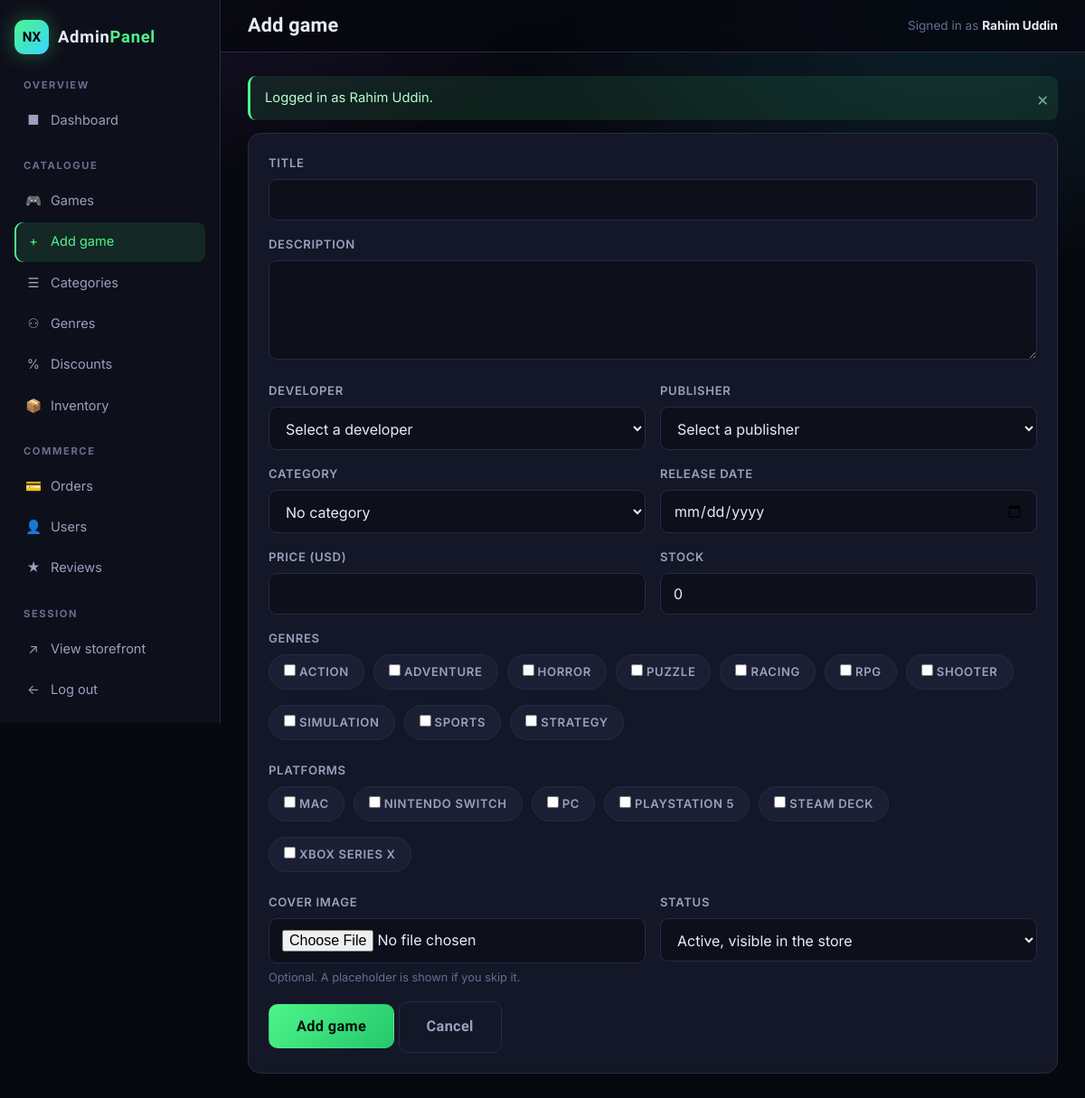
Page /admin/add_game.php (signed in) on the committed database.
### tables this page shows
CREATE TABLE genres (
    genre_id   INT AUTO_INCREMENT PRIMARY KEY,
    genre_name VARCHAR(50) NOT NULL UNIQUE
);

CREATE TABLE platforms (
    platform_id   INT AUTO_INCREMENT PRIMARY KEY,
    platform_name VARCHAR(50) NOT NULL UNIQUE
);

### backend/functions.php (called while the page is built, shortened)
<?php
function e($value) {
    return htmlspecialchars((string)$value, ENT_QUOTES, 'UTF-8');
}
function url($path = '') {
    return BASE_URL . ltrim($path, '/');
}
function all_genres(PDO $pdo)     { return $pdo->query('SELECT * FROM genres ORDER BY genre_name')->fetchAll(); }
function all_platforms(PDO $pdo)  { return $pdo->query('SELECT * FROM platforms ORDER BY platform_name')->fetchAll(); }

### admin/add_game.php (the view, shortened to what this page needs)
<?php
require_once __DIR__ . '/../backend/functions.php';
$old    = [];
$genres     = all_genres($pdo);
$platforms  = all_platforms($pdo);
require __DIR__ . '/header.php';
?>
<form class="panel" method="post" enctype="multipart/form-data">
  <div class="form-row">
    <label for="title">Title</label>
    <input class="input" type="text" id="title" name="title" required value="<?= e($old['title'] ?? '') ?>">
  </div>
  <div class="form-row">
    <label for="description">Description</label>
    <textarea class="input" id="description" name="description" required><?= e($old['description'] ?? '') ?></textarea>
  </div>
  <div class="form-grid-2">
    <div class="form-row">
      <label for="developer_id">Developer</label>
      <select class="input" id="developer_id" name="developer_id" required>
        <option value="">Select a developer</option>
      </select>
    </div>
    <div class="form-row">
      <label for="publisher_id">Publisher</label>
      <select class="input" id="publisher_id" name="publisher_id" required>
        <option value="">Select a publisher</option>
      </select>
    </div>
  </div>
  <div class="form-grid-2">
    <div class="form-row">
      <label for="category_id">Category</label>
      <select class="input" id="category_id" name="category_id">
        <option value="">No category</option>
      </select>
    </div>
    <div class="form-row">
      <label for="release_date">Release date</label>
      <input class="input" type="date" id="release_date" name="release_date" required value="<?= e($old['releaseDate'] ?? '') ?>">
    </div>
  </div>
  <div class="form-grid-2">
    <div class="form-row">
      <label for="price">Price (USD)</label>
      <input class="input" type="number" id="price" name="price" step="0.01" min="0" required value="<?= e($old['price'] ?? '') ?>">
    </div>
    <div class="form-row">
      <label for="stock">Stock</label>
      <input class="input" type="number" id="stock" name="stock" min="0" required value="<?= e($old['stock'] ?? 0) ?>">
    </div>
  </div>
  <div class="form-row">
    <label>Genres</label>
    <div class="chip-row">
      <?php foreach ($genres as $g): ?>
        <label class="chip" style="cursor:pointer">
          <input type="checkbox" name="genres[]" value="<?= (int)$g['genre_id'] ?>"> <?= e($g['genre_name']) ?>
        </label>
      <?php endforeach; ?>
    </div>
  </div>
  <div class="form-row">
    <label>Platforms</label>
    <div class="chip-row">
      <?php foreach ($platforms as $p): ?>
        <label class="chip" style="cursor:pointer">
          <input type="checkbox" name="platforms[]" value="<?= (int)$p['platform_id'] ?>"> <?= e($p['platform_name']) ?>
        </label>
      <?php endforeach; ?>
    </div>
  </div>
  <div class="form-grid-2">
    <div class="form-row">
      <label for="cover">Cover image</label>
      <input class="input" type="file" id="cover" name="cover" accept="image/*">
      <p class="form-hint">Optional. A placeholder is shown if you skip it.</p>
    </div>
    <div class="form-row">
      <label for="status">Status</label>
      <select class="input" id="status" name="status">
        <option value="active">Active, visible in the store</option>
      </select>
    </div>
  </div>
  <button class="btn btn-primary btn-lg" type="submit">Add game</button>
  <a class="btn btn-ghost btn-lg" href="<?= url('admin/games.php') ?>">Cancel</a>
</form>
<?php require __DIR__ . '/footer.php'; ?>

### css/style.css (style rules this page uses)
:root { --bg: #07080f; --bg-soft: #0d0f1a; --surface: #12142099; --surface-solid: #141727; --surface-2: #1b1f33; --line: #262b45; --text: #e9ebf5; --text-dim: #9aa0bd; --text-faint: #666d8f; --green: #4ef58a; --purple: #a855ff; --blue: #35d6ff; --orange: #ff8a3d; --red: #ff4d6d; --radius: 14px; --radius-sm: 9px; --shadow: 0 18px 45px rgba(0,0,0,.55); --ease: cubic-bezier(.22,.9,.3,1); --display: 'Chakra Petch', 'Segoe UI', system-ui, sans-serif; --body: 'Inter', 'Segoe UI', system-ui, -apple-system, sans-serif; }
* { margin: 0; padding: 0; box-sizing: border-box; }
html { scroll-behavior: smooth; }
body { font-family: var(--body); background: var(--bg); color: var(--text); line-height: 1.6; min-height: 100vh; display: flex; flex-direction: column; background-image: radial-gradient(900px 500px at 12% -8%, rgba(168,85,255,.16), transparent 60%), radial-gradient(800px 480px at 88% 0%, rgba(53,214,255,.12), transparent 62%); background-attachment: fixed; }
a { color: inherit; text-decoration: none; }
input, select, textarea, button { font-family: inherit; font-size: inherit; }
.btn { display: inline-flex; align-items: center; justify-content: center; gap: 8px; padding: 11px 22px; border: 1px solid transparent; border-radius: 10px; font-family: var(--display); font-weight: 600; font-size: .95rem; letter-spacing: .02em; cursor: pointer; text-align: center; transition: transform .18s var(--ease), box-shadow .22s var(--ease), background .2s var(--ease), border-color .2s var(--ease); }
.btn-lg { padding: 14px 30px; font-size: 1.02rem; }
.btn-primary { background: linear-gradient(135deg, var(--green), #24c76a); color: #04120a; }
.btn-ghost { background: transparent; border-color: var(--line); color: var(--text-dim); }
.chip-row { display: flex; gap: 10px; flex-wrap: wrap; }
.chip { padding: 8px 16px; border-radius: 999px; font-size: .87rem; background: var(--surface-2); border: 1px solid var(--line); color: var(--text-dim); transition: .2s var(--ease); }
.panel { background: var(--surface-solid); border: 1px solid var(--line); border-radius: var(--radius); padding: 22px; }
.form-row { margin-bottom: 16px; }
.form-row label { display: block; margin-bottom: 7px; font-size: .82rem; font-weight: 600; letter-spacing: .05em; text-transform: uppercase; color: var(--text-dim); }
.input, select.input, textarea.input { width: 100%; padding: 12px 14px; background: var(--bg-soft); border: 1px solid var(--line); border-radius: var(--radius-sm); color: var(--text); transition: border-color .2s var(--ease), box-shadow .2s var(--ease); }
textarea.input { resize: vertical; min-height: 110px; }
select.input { cursor: pointer; }
.form-hint { font-size: .8rem; color: var(--text-faint); margin-top: 6px; }
.form-grid-2 { display: grid; grid-template-columns: 1fr 1fr; gap: 0 16px; }

### rows in the picture
genres: genre_name "ACTION"
genres: genre_name "ADVENTURE"
genres: genre_name "HORROR"
genres: genre_name "PUZZLE"
genres: genre_name "RACING"
genres: genre_name "RPG"
genres: genre_name "SHOOTER"
genres: genre_name "SIMULATION"
genres: genre_name "SPORTS"
genres: genre_name "STRATEGY"
platforms: platform_name "MAC"
platforms: platform_name "NINTENDO SWITCH"
platforms: platform_name "PC"
platforms: platform_name "PLAYSTATION 5"
platforms: platform_name "STEAM DECK"
platforms: platform_name "XBOX SERIES X"

### other values in the picture
$glyph "■ 🎮 + ☰ ⚇ % 📦 💳 👤 ★"
$label "Dashboard Games Add game Categories Genres Discounts Inventory Orders Users Reviews"
$pageTitle "Add game"
current_user_name() "Rahim Uddin"
$f['message'] "Logged in as Rahim Uddin."
